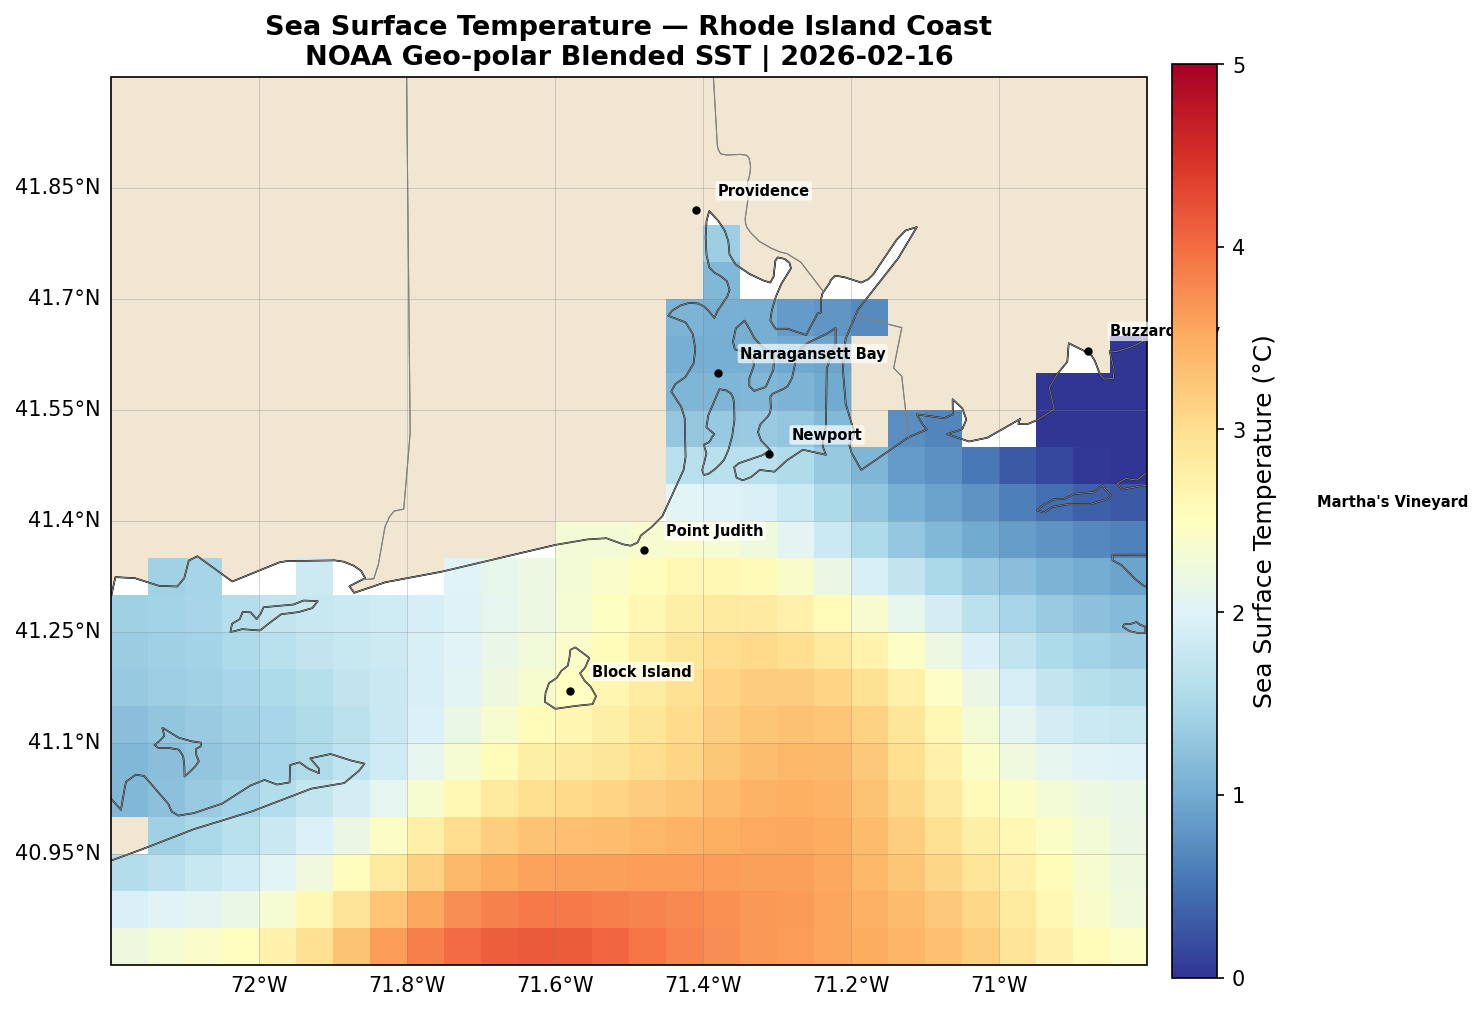

Here is the Python script that generated this plot:
"""Generate SST map for Rhode Island coast using ERDDAP data."""

import asyncio
import numpy as np
import matplotlib
matplotlib.use("Agg")
import matplotlib.pyplot as plt
import matplotlib.colors as mcolors
import cartopy.crs as ccrs
import cartopy.feature as cfeature

# Add the erddap-mcp source to path
import sys
sys.path.insert(0, "/mnt/d/ocean-mcp/servers/erddap-mcp/src")

from erddap_mcp.client import ERDDAPClient
from erddap_mcp.utils import parse_erddap_json

COASTWATCH_URL = "https://coastwatch.pfeg.noaa.gov/erddap"


async def fetch_sst():
    """Fetch SST data from ERDDAP for Rhode Island coast."""
    client = ERDDAPClient()
    try:
        # Use the blended SST product - wider area for context
        query = "analysed_sst[(last)][(40.8):(42.0)][(-72.2):(-70.8)]"
        data = await client.get_griddap(COASTWATCH_URL, "nesdisBLENDEDsstDNDaily", query)
        rows = parse_erddap_json(data)

        # Get the time from first row
        time_str = rows[0]["time"] if rows else "unknown"

        return rows, time_str
    finally:
        await client.close()


def make_map(rows, time_str):
    """Create SST map from ERDDAP data."""
    # Extract unique lats, lons, and build SST grid
    lats = sorted(set(r["latitude"] for r in rows))
    lons = sorted(set(r["longitude"] for r in rows))

    sst_grid = np.full((len(lats), len(lons)), np.nan)
    lat_idx = {lat: i for i, lat in enumerate(lats)}
    lon_idx = {lon: i for i, lon in enumerate(lons)}

    for r in rows:
        val = r["analysed_sst"]
        if val is not None:
            sst_grid[lat_idx[r["latitude"]], lon_idx[r["longitude"]]] = val

    lon_arr = np.array(lons)
    lat_arr = np.array(lats)

    # Create figure with cartopy
    fig, ax = plt.subplots(
        figsize=(10, 9),
        subplot_kw={"projection": ccrs.PlateCarree()},
    )

    # Set extent: [lon_min, lon_max, lat_min, lat_max]
    ax.set_extent([-72.2, -70.8, 40.8, 42.0], crs=ccrs.PlateCarree())

    # Add map features
    ax.add_feature(cfeature.LAND, facecolor="#f0e6d2", edgecolor="black", linewidth=0.5)
    ax.add_feature(cfeature.COASTLINE, linewidth=0.8)
    ax.add_feature(cfeature.STATES, linewidth=0.5, edgecolor="gray")
    ax.add_feature(cfeature.BORDERS, linewidth=0.5)

    # Plot SST
    cmap = plt.cm.RdYlBu_r
    norm = mcolors.Normalize(vmin=0, vmax=5)

    mesh = ax.pcolormesh(
        lon_arr, lat_arr, sst_grid,
        cmap=cmap, norm=norm,
        transform=ccrs.PlateCarree(),
        shading="nearest",
    )

    # Colorbar
    cbar = plt.colorbar(mesh, ax=ax, shrink=0.7, pad=0.02)
    cbar.set_label("Sea Surface Temperature (\u00b0C)", fontsize=12)

    # Labels for key locations
    locations = {
        "Providence": (-71.41, 41.82),
        "Newport": (-71.31, 41.49),
        "Block Island": (-71.58, 41.17),
        "Point Judith": (-71.48, 41.36),
        "Narragansett Bay": (-71.38, 41.60),
        "Martha's Vineyard": (-70.60, 41.40),
        "Buzzards Bay": (-70.88, 41.63),
    }

    for name, (lon, lat) in locations.items():
        ax.plot(lon, lat, "ko", markersize=3, transform=ccrs.PlateCarree())
        ax.text(
            lon + 0.03, lat + 0.02, name,
            fontsize=7, fontweight="bold",
            transform=ccrs.PlateCarree(),
            bbox=dict(boxstyle="round,pad=0.15", facecolor="white", alpha=0.7, edgecolor="none"),
        )

    # Gridlines
    gl = ax.gridlines(draw_labels=True, linewidth=0.3, color="gray", alpha=0.5)
    gl.top_labels = False
    gl.right_labels = False

    # Title
    date_display = time_str[:10] if len(time_str) >= 10 else time_str
    ax.set_title(
        f"Sea Surface Temperature — Rhode Island Coast\n"
        f"NOAA Geo-polar Blended SST | {date_display}",
        fontsize=13, fontweight="bold",
    )

    plt.tight_layout()
    outpath = "/mnt/d/ocean-mcp/ri_sst_map.png"
    fig.savefig(outpath, dpi=150, bbox_inches="tight")
    plt.close(fig)
    print(f"Saved: {outpath}")
    return outpath


async def main():
    rows, time_str = await fetch_sst()
    print(f"Fetched {len(rows)} grid points, time: {time_str}")
    ocean_rows = [r for r in rows if r["analysed_sst"] is not None]
    vals = [r["analysed_sst"] for r in ocean_rows]
    print(f"Ocean points: {len(ocean_rows)}, SST range: {min(vals):.1f} - {max(vals):.1f} °C")
    make_map(rows, time_str)


asyncio.run(main())
